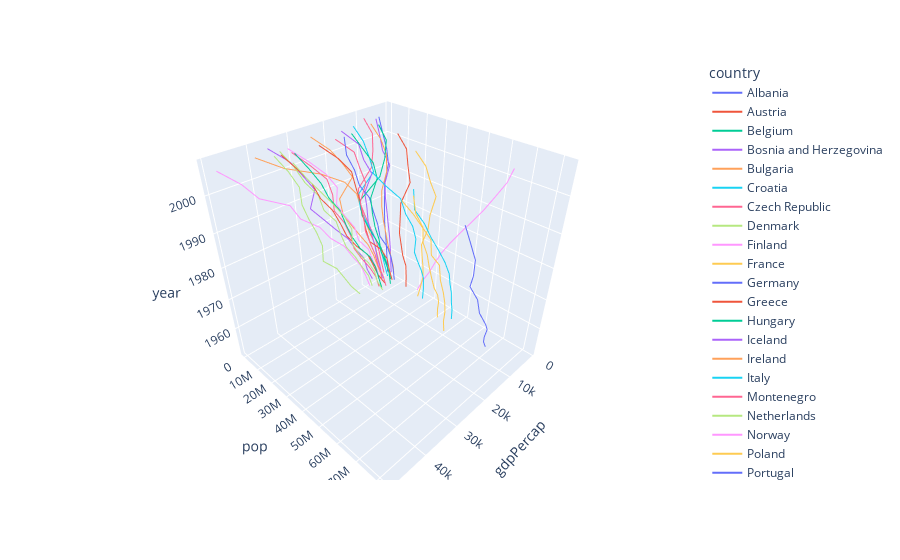

Source (notebook cell):
### Code cell
fig = px.line_3d(df, x="gdpPercap", y="pop", z="year", color='country')
fig.show()

### Figure 1 — Plotly figure (JSON) as saved in the notebook; plotly's stock layout.template omitted (floating-point values rounded to 4 significant figures)
{"data": [{"hovertemplate": "country=Albania<br>gdpPercap=%{x}<br>pop=%{y}<br>year=%{z}<extra></extra>", "legendgroup": "Albania", "line": {"color": "#636efa", "dash": "solid"}, "marker": {"symbol": "circle"}, "mode": "lines", "name": "Albania", "scene": "scene", "showlegend": true, "type": "scatter3d", "x": [1601.0, 1942.0, 2313.0, 2760.0, 3313.0, 3533.0, 3631.0, 3739.0, 2497.0, 3193.0, 4604.0, 5937.0], "y": [1282697, 1476505, 1728137, 1984060, 2263554, 2509048, 2780097, 3075321, 3326498, 3428038, 3508512, 3600523], "z": [1952, 1957, 1962, 1967, 1972, 1977, 1982, 1987, 1992, 1997, 2002, 2007]}, {"hovertemplate": "country=Austria<br>gdpPercap=%{x}<br>pop=%{y}<br>year=%{z}<extra></extra>", "legendgroup": "Austria", "line": {"color": "#EF553B", "dash": "solid"}, "marker": {"symbol": "circle"}, "mode": "lines", "name": "Austria", "scene": "scene", "showlegend": true, "type": "scatter3d", "x": [6137.0, 8843.0, 10750.0, 12830.0, 16660.0, 19750.0, 21600.0, 23690.0, 27040.0, 29100.0, 32420.0, 36130.0], "y": [6927772, 6965860, 7129864, 7376998, 7544201, 7568430, 7574613, 7578903, 7914969, 8069876, 8148312, 8199783], "z": [1952, 1957, 1962, 1967, 1972, 1977, 1982, 1987, 1992, 1997, 2002, 2007]}, {"hovertemplate": "country=Belgium<br>gdpPercap=%{x}<br>pop=%{y}<br>year=%{z}<extra></extra>", "legendgroup": "Belgium", "line": {"color": "#00cc96", "dash": "solid"}, "marker": {"symbol": "circle"}, "mode": "lines", "name": "Belgium", "scene": "scene", "showlegend": true, "type": "scatter3d", "x": [8343.0, 9715.0, 10990.0, 13150.0, 16670.0, 19120.0, 20980.0, 22530.0, 25580.0, 27560.0, 30490.0, 33690.0], "y": [8730405, 8989111, 9218400, 9556500, 9709100, 9821800, 9856303, 9870200, 10045622, 10199787, 10311970, 10392226], "z": [1952, 1957, 1962, 1967, 1972, 1977, 1982, 1987, 1992, 1997, 2002, 2007]}, {"hovertemplate": "country=Bosnia and Herzegovina<br>gdpPercap=%{x}<br>pop=%{y}<br>year=%{z}<extra></extra>", "legendgroup": "Bosnia and Herzegovina", "line": {"color": "#ab63fa", "dash": "solid"}, "marker": {"symbol": "circle"}, "mode": "lines", "name": "Bosnia and Herzegovina", "scene": "scene", "showlegend": true, "type": "scatter3d", "x": [973.5, 1354.0, 1710.0, 2172.0, 2860.0, 3528.0, 4127.0, 4314.0, 2547.0, 4766.0, 6019.0, 7446.0], "y": [2791000, 3076000, 3349000, 3585000, 3819000, 4086000, 4172693, 4338977, 4256013, 3607000, 4165416, 4552198], "z": [1952, 1957, 1962, 1967, 1972, 1977, 1982, 1987, 1992, 1997, 2002, 2007]}, {"hovertemplate": "country=Bulgaria<br>gdpPercap=%{x}<br>pop=%{y}<br>year=%{z}<extra></extra>", "legendgroup": "Bulgaria", "line": {"color": "#FFA15A", "dash": "solid"}, "marker": {"symbol": "circle"}, "mode": "lines", "name": "Bulgaria", "scene": "scene", "showlegend": true, "type": "scatter3d", "x": [2444.0, 3009.0, 4254.0, 5577.0, 6597.0, 7612.0, 8224.0, 8240.0, 6303.0, 5970.0, 7697.0, 10680.0], "y": [7274900, 7651254, 8012946, 8310226, 8576200, 8797022, 8892098, 8971958, 8658506, 8066057, 7661799, 7322858], "z": [1952, 1957, 1962, 1967, 1972, 1977, 1982, 1987, 1992, 1997, 2002, 2007]}, {"hovertemplate": "country=Croatia<br>gdpPercap=%{x}<br>pop=%{y}<br>year=%{z}<extra></extra>", "legendgroup": "Croatia", "line": {"color": "#19d3f3", "dash": "solid"}, "marker": {"symbol": "circle"}, "mode": "lines", "name": "Croatia", "scene": "scene", "showlegend": true, "type": "scatter3d", "x": [3119.0, 4338.0, 5478.0, 6960.0, 9164.0, 11310.0, 13220.0, 13820.0, 8448.0, 9876.0, 11630.0, 14620.0], "y": [3882229, 3991242, 4076557, 4174366, 4225310, 4318673, 4413368, 4484310, 4494013, 4444595, 4481020, 4493312], "z": [1952, 1957, 1962, 1967, 1972, 1977, 1982, 1987, 1992, 1997, 2002, 2007]}, {"hovertemplate": "country=Czech Republic<br>gdpPercap=%{x}<br>pop=%{y}<br>year=%{z}<extra></extra>", "legendgroup": "Czech Republic", "line": {"color": "#FF6692", "dash": "solid"}, "marker": {"symbol": "circle"}, "mode": "lines", "name": "Czech Republic", "scene": "scene", "showlegend": true, "type": "scatter3d", "x": [6876.0, 8256.0, 10140.0, 11400.0, 13110.0, 14800.0, 15380.0, 16310.0, 14300.0, 16050.0, 17600.0, 22830.0], "y": [9125183, 9513758, 9620282, 9835109, 9862158, 10161915, 10303704, 10311597, 10315702, 10300707, 10256295, 10228744], "z": [1952, 1957, 1962, 1967, 1972, 1977, 1982, 1987, 1992, 1997, 2002, 2007]}, {"hovertemplate": "country=Denmark<br>gdpPercap=%{x}<br>pop=%{y}<br>year=%{z}<extra></extra>", "legendgroup": "Denmark", "line": {"color": "#B6E880", "dash": "solid"}, "marker": {"symbol": "circle"}, "mode": "lines", "name": "Denmark", "scene": "scene", "showlegend": true, "type": "scatter3d", "x": [9692.0, 11100.0, 13580.0, 15940.0, 18870.0, 20420.0, 21690.0, 25120.0, 26410.0, 29800.0, 32170.0, 35280.0], "y": [4334000, 4487831, 4646899, 4838800, 4991596, 5088419, 5117810, 5127024, 5171393, 5283663, 5374693, 5468120], "z": [1952, 1957, 1962, 1967, 1972, 1977, 1982, 1987, 1992, 1997, 2002, 2007]}, {"hovertemplate": "country=Finland<br>gdpPercap=%{x}<br>pop=%{y}<br>year=%{z}<extra></extra>", "legendgroup": "Finland", "line": {"color": "#FF97FF", "dash": "solid"}, "marker": {"symbol": "circle"}, "mode": "lines", "name": "Finland", "scene": "scene", "showlegend": true, "type": "scatter3d", "x": [6425.0, 7545.0, 9372.0, 10920.0, 14360.0, 15610.0, 18530.0, 21140.0, 20650.0, 23720.0, 28200.0, 33210.0], "y": [4090500, 4324000, 4491443, 4605744, 4639657, 4738902, 4826933, 4931729, 5041039, 5134406, 5193039, 5238460], "z": [1952, 1957, 1962, 1967, 1972, 1977, 1982, 1987, 1992, 1997, 2002, 2007]}, {"hovertemplate": "country=France<br>gdpPercap=%{x}<br>pop=%{y}<br>year=%{z}<extra></extra>", "legendgroup": "France", "line": {"color": "#FECB52", "dash": "solid"}, "marker": {"symbol": "circle"}, "mode": "lines", "name": "France", "scene": "scene", "showlegend": true, "type": "scatter3d", "x": [7030.0, 8663.0, 10560.0, 13000.0, 16110.0, 18290.0, 20290.0, 22070.0, 24700.0, 25890.0, 28930.0, 30470.0], "y": [42459667, 44310863, 47124000, 49569000, 51732000, 53165019, 54433565, 55630100, 57374179, 58623428, 59925035, 61083916], "z": [1952, 1957, 1962, 1967, 1972, 1977, 1982, 1987, 1992, 1997, 2002, 2007]}, {"hovertemplate": "country=Germany<br>gdpPercap=%{x}<br>pop=%{y}<br>year=%{z}<extra></extra>", "legendgroup": "Germany", "line": {"color": "#636efa", "dash": "solid"}, "marker": {"symbol": "circle"}, "mode": "lines", "name": "Germany", "scene": "scene", "showlegend": true, "type": "scatter3d", "x": [7144.0, 10190.0, 12900.0, 14750.0, 18020.0, 20510.0, 22030.0, 24640.0, 26510.0, 27790.0, 30040.0, 32170.0], "y": [69145952, 71019069, 73739117, 76368453, 78717088, 78160773, 78335266, 77718298, 80597764, 82011073, 82350671, 82400996], "z": [1952, 1957, 1962, 1967, 1972, 1977, 1982, 1987, 1992, 1997, 2002, 2007]}, {"hovertemplate": "country=Greece<br>gdpPercap=%{x}<br>pop=%{y}<br>year=%{z}<extra></extra>", "legendgroup": "Greece", "line": {"color": "#EF553B", "dash": "solid"}, "marker": {"symbol": "circle"}, "mode": "lines", "name": "Greece", "scene": "scene", "showlegend": true, "type": "scatter3d", "x": [3531.0, 4916.0, 6017.0, 8513.0, 12720.0, 14200.0, 15270.0, 16120.0, 17540.0, 18750.0, 22510.0, 27540.0], "y": [7733250, 8096218, 8448233, 8716441, 8888628, 9308479, 9786480, 9974490, 10325429, 10502372, 10603863, 10706290], "z": [1952, 1957, 1962, 1967, 1972, 1977, 1982, 1987, 1992, 1997, 2002, 2007]}, {"hovertemplate": "country=Hungary<br>gdpPercap=%{x}<br>pop=%{y}<br>year=%{z}<extra></extra>", "legendgroup": "Hungary", "line": {"color": "#00cc96", "dash": "solid"}, "marker": {"symbol": "circle"}, "mode": "lines", "name": "Hungary", "scene": "scene", "showlegend": true, "type": "scatter3d", "x": [5264.0, 6040.0, 7550.0, 9327.0, 10170.0, 11670.0, 12550.0, 12990.0, 10540.0, 11710.0, 14840.0, 18010.0], "y": [9504000, 9839000, 10063000, 10223422, 10394091, 10637171, 10705535, 10612740, 10348684, 10244684, 10083313, 9956108], "z": [1952, 1957, 1962, 1967, 1972, 1977, 1982, 1987, 1992, 1997, 2002, 2007]}, {"hovertemplate": "country=Iceland<br>gdpPercap=%{x}<br>pop=%{y}<br>year=%{z}<extra></extra>", "legendgroup": "Iceland", "line": {"color": "#ab63fa", "dash": "solid"}, "marker": {"symbol": "circle"}, "mode": "lines", "name": "Iceland", "scene": "scene", "showlegend": true, "type": "scatter3d", "x": [7268.0, 9244.0, 10350.0, 13320.0, 15800.0, 19650.0, 23270.0, 26920.0, 25140.0, 28060.0, 31160.0, 36180.0], "y": [147962, 165110, 182053, 198676, 209275, 221823, 233997, 244676, 259012, 271192, 288030, 301931], "z": [1952, 1957, 1962, 1967, 1972, 1977, 1982, 1987, 1992, 1997, 2002, 2007]}, {"hovertemplate": "country=Ireland<br>gdpPercap=%{x}<br>pop=%{y}<br>year=%{z}<extra></extra>", "legendgroup": "Ireland", "line": {"color": "#FFA15A", "dash": "solid"}, "marker": {"symbol": "circle"}, "mode": "lines", "name": "Ireland", "scene": "scene", "showlegend": true, "type": "scatter3d", "x": [5210.0, 5599.0, 6632.0, 7656.0, 9531.0, 11150.0, 12620.0, 13870.0, 17560.0, 24520.0, 34080.0, 40680.0], "y": [2952156, 2878220, 2830000, 2900100, 3024400, 3271900, 3480000, 3539900, 3557761, 3667233, 3879155, 4109086], "z": [1952, 1957, 1962, 1967, 1972, 1977, 1982, 1987, 1992, 1997, 2002, 2007]}, {"hovertemplate": "country=Italy<br>gdpPercap=%{x}<br>pop=%{y}<br>year=%{z}<extra></extra>", "legendgroup": "Italy", "line": {"color": "#19d3f3", "dash": "solid"}, "marker": {"symbol": "circle"}, "mode": "lines", "name": "Italy", "scene": "scene", "showlegend": true, "type": "scatter3d", "x": [4931.0, 6249.0, 8244.0, 10020.0, 12270.0, 14260.0, 16540.0, 19210.0, 22010.0, 24680.0, 27970.0, 28570.0], "y": [47666000, 49182000, 50843200, 52667100, 54365564, 56059245, 56535636, 56729703, 56840847, 57479469, 57926999, 58147733], "z": [1952, 1957, 1962, 1967, 1972, 1977, 1982, 1987, 1992, 1997, 2002, 2007]}, {"hovertemplate": "country=Montenegro<br>gdpPercap=%{x}<br>pop=%{y}<br>year=%{z}<extra></extra>", "legendgroup": "Montenegro", "line": {"color": "#FF6692", "dash": "solid"}, "marker": {"symbol": "circle"}, "mode": "lines", "name": "Montenegro", "scene": "scene", "showlegend": true, "type": "scatter3d", "x": [2648.0, 3682.0, 4650.0, 5908.0, 7778.0, 9596.0, 11220.0, 11730.0, 7003.0, 6466.0, 6557.0, 9254.0], "y": [413834, 442829, 474528, 501035, 527678, 560073, 562548, 569473, 621621, 692651, 720230, 684736], "z": [1952, 1957, 1962, 1967, 1972, 1977, 1982, 1987, 1992, 1997, 2002, 2007]}, {"hovertemplate": "country=Netherlands<br>gdpPercap=%{x}<br>pop=%{y}<br>year=%{z}<extra></extra>", "legendgroup": "Netherlands", "line": {"color": "#B6E880", "dash": "solid"}, "marker": {"symbol": "circle"}, "mode": "lines", "name": "Netherlands", "scene": "scene", "showlegend": true, "type": "scatter3d", "x": [8942.0, 11280.0, 12790.0, 15360.0, 18790.0, 21210.0, 21400.0, 23650.0, 26790.0, 30250.0, 33720.0, 36800.0], "y": [10381988, 11026383, 11805689, 12596822, 13329874, 13852989, 14310401, 14665278, 15174244, 15604464, 16122830, 16570613], "z": [1952, 1957, 1962, 1967, 1972, 1977, 1982, 1987, 1992, 1997, 2002, 2007]}, {"hovertemplate": "country=Norway<br>gdpPercap=%{x}<br>pop=%{y}<br>year=%{z}<extra></extra>", "legendgroup": "Norway", "line": {"color": "#FF97FF", "dash": "solid"}, "marker": {"symbol": "circle"}, "mode": "lines", "name": "Norway", "scene": "scene", "showlegend": true, "type": "scatter3d", "x": [10100.0, 11650.0, 13450.0, 16360.0, 18970.0, 23310.0, 26300.0, 31540.0, 33970.0, 41280.0, 44680.0, 49360.0], "y": [3327728, 3491938, 3638919, 3786019, 3933004, 4043205, 4114787, 4186147, 4286357, 4405672, 4535591, 4627926], "z": [1952, 1957, 1962, 1967, 1972, 1977, 1982, 1987, 1992, 1997, 2002, 2007]}, {"hovertemplate": "country=Poland<br>gdpPercap=%{x}<br>pop=%{y}<br>year=%{z}<extra></extra>", "legendgroup": "Poland", "line": {"color": "#FECB52", "dash": "solid"}, "marker": {"symbol": "circle"}, "mode": "lines", "name": "Poland", "scene": "scene", "showlegend": true, "type": "scatter3d", "x": [4029.0, 4734.0, 5339.0, 6557.0, 8007.0, 9508.0, 8452.0, 9082.0, 7739.0, 10160.0, 12000.0, 15390.0], "y": [25730551, 28235346, 30329617, 31785378, 33039545, 34621254, 36227381, 37740710, 38370697, 38654957, 38625976, 38518241], "z": [1952, 1957, 1962, 1967, 1972, 1977, 1982, 1987, 1992, 1997, 2002, 2007]}, {"hovertemplate": "country=Portugal<br>gdpPercap=%{x}<br>pop=%{y}<br>year=%{z}<extra></extra>", "legendgroup": "Portugal", "line": {"color": "#636efa", "dash": "solid"}, "marker": {"symbol": "circle"}, "mode": "lines", "name": "Portugal", "scene": "scene", "showlegend": true, "type": "scatter3d", "x": [3068.0, 3775.0, 4728.0, 6362.0, 9022.0, 10170.0, 11750.0, 13040.0, 16210.0, 17640.0, 19970.0, 20510.0], "y": [8526050, 8817650, 9019800, 9103000, 8970450, 9662600, 9859650, 9915289, 9927680, 10156415, 10433867, 10642836], "z": [1952, 1957, 1962, 1967, 1972, 1977, 1982, 1987, 1992, 1997, 2002, 2007]}, {"hovertemplate": "country=Romania<br>gdpPercap=%{x}<br>pop=%{y}<br>year=%{z}<extra></extra>", "legendgroup": "Romania", "line": {"color": "#EF553B", "dash": "solid"}, "marker": {"symbol": "circle"}, "mode": "lines", "name": "Romania", "scene": "scene", "showlegend": true, "type": "scatter3d", "x": [3145.0, 3943.0, 4735.0, 6471.0, 8011.0, 9356.0, 9605.0, 9696.0, 6598.0, 7347.0, 7885.0, 10810.0], "y": [16630000, 17829327, 18680721, 19284814, 20662648, 21658597, 22356726, 22686371, 22797027, 22562458, 22404337, 22276056], "z": [1952, 1957, 1962, 1967, 1972, 1977, 1982, 1987, 1992, 1997, 2002, 2007]}, {"hovertemplate": "country=Serbia<br>gdpPercap=%{x}<br>pop=%{y}<br>year=%{z}<extra></extra>", "legendgroup": "Serbia", "line": {"color": "#00cc96", "dash": "solid"}, "marker": {"symbol": "circle"}, "mode": "lines", "name": "Serbia", "scene": "scene", "showlegend": true, "type": "scatter3d", "x": [3581.0, 4981.0, 6290.0, 7992.0, 10520.0, 12980.0, 15180.0, 15870.0, 9325.0, 7914.0, 7236.0, 9787.0], "y": [6860147, 7271135, 7616060, 7971222, 8313288, 8686367, 9032824, 9230783, 9826397, 10336594, 10111559, 10150265], "z": [1952, 1957, 1962, 1967, 1972, 1977, 1982, 1987, 1992, 1997, 2002, 2007]}, {"hovertemplate": "country=Slovak Republic<br>gdpPercap=%{x}<br>pop=%{y}<br>year=%{z}<extra></extra>", "legendgroup": "Slovak Republic", "line": {"color": "#ab63fa", "dash": "solid"}, "marker": {"symbol": "circle"}, "mode": "lines", "name": "Slovak Republic", "scene": "scene", "showlegend": true, "type": "scatter3d", "x": [5075.0, 6093.0, 7481.0, 8413.0, 9674.0, 10920.0, 11350.0, 12040.0, 9498.0, 12130.0, 13640.0, 18680.0], "y": [3558137, 3844277, 4237384, 4442238, 4593433, 4827803, 5048043, 5199318, 5302888, 5383010, 5410052, 5447502], "z": [1952, 1957, 1962, 1967, 1972, 1977, 1982, 1987, 1992, 1997, 2002, 2007]}, {"hovertemplate": "country=Slovenia<br>gdpPercap=%{x}<br>pop=%{y}<br>year=%{z}<extra></extra>", "legendgroup": "Slovenia", "line": {"color": "#FFA15A", "dash": "solid"}, "marker": {"symbol": "circle"}, "mode": "lines", "name": "Slovenia", "scene": "scene", "showlegend": true, "type": "scatter3d", "x": [4215.0, 5862.0, 7402.0, 9405.0, 12380.0, 15280.0, 17870.0, 18680.0, 14210.0, 17160.0, 20660.0, 25770.0], "y": [1489518, 1533070, 1582962, 1646912, 1694510, 1746919, 1861252, 1945870, 1999210, 2011612, 2011497, 2009245], "z": [1952, 1957, 1962, 1967, 1972, 1977, 1982, 1987, 1992, 1997, 2002, 2007]}, {"hovertemplate": "country=Spain<br>gdpPercap=%{x}<br>pop=%{y}<br>year=%{z}<extra></extra>", "legendgroup": "Spain", "line": {"color": "#19d3f3", "dash": "solid"}, "marker": {"symbol": "circle"}, "mode": "lines", "name": "Spain", "scene": "scene", "showlegend": true, "type": "scatter3d", "x": [3834.0, 4565.0, 5694.0, 7994.0, 10640.0, 13240.0, 13930.0, 15760.0, 18600.0, 20450.0, 24840.0, 28820.0], "y": [28549870, 29841614, 31158061, 32850275, 34513161, 36439000, 37983310, 38880702, 39549438, 39855442, 40152517, 40448191], "z": [1952, 1957, 1962, 1967, 1972, 1977, 1982, 1987, 1992, 1997, 2002, 2007]}, {"hovertemplate": "country=Sweden<br>gdpPercap=%{x}<br>pop=%{y}<br>year=%{z}<extra></extra>", "legendgroup": "Sweden", "line": {"color": "#FF6692", "dash": "solid"}, "marker": {"symbol": "circle"}, "mode": "lines", "name": "Sweden", "scene": "scene", "showlegend": true, "type": "scatter3d", "x": [8528.0, 9912.0, 12330.0, 15260.0, 17830.0, 18860.0, 20670.0, 23590.0, 23880.0, 25270.0, 29340.0, 33860.0], "y": [7124673, 7363802, 7561588, 7867931, 8122293, 8251648, 8325260, 8421403, 8718867, 8897619, 8954175, 9031088], "z": [1952, 1957, 1962, 1967, 1972, 1977, 1982, 1987, 1992, 1997, 2002, 2007]}, {"hovertemplate": "country=Switzerland<br>gdpPercap=%{x}<br>pop=%{y}<br>year=%{z}<extra></extra>", "legendgroup": "Switzerland", "line": {"color": "#B6E880", "dash": "solid"}, "marker": {"symbol": "circle"}, "mode": "lines", "name": "Switzerland", "scene": "scene", "showlegend": true, "type": "scatter3d", "x": [14730.0, 17910.0, 20430.0, 22970.0, 27200.0, 26980.0, 28400.0, 30280.0, 31870.0, 32140.0, 34480.0, 37510.0], "y": [4815000, 5126000, 5666000, 6063000, 6401400, 6316424, 6468126, 6649942, 6995447, 7193761, 7361757, 7554661], "z": [1952, 1957, 1962, 1967, 1972, 1977, 1982, 1987, 1992, 1997, 2002, 2007]}, {"hovertemplate": "country=Turkey<br>gdpPercap=%{x}<br>pop=%{y}<br>year=%{z}<extra></extra>", "legendgroup": "Turkey", "line": {"color": "#FF97FF", "dash": "solid"}, "marker": {"symbol": "circle"}, "mode": "lines", "name": "Turkey", "scene": "scene", "showlegend": true, "type": "scatter3d", "x": [1969.0, 2219.0, 2323.0, 2826.0, 3451.0, 4269.0, 4241.0, 5089.0, 5678.0, 6601.0, 6508.0, 8458.0], "y": [22235677, 25670939, 29788695, 33411317, 37492953, 42404033, 47328791, 52881328, 58179144, 63047647, 67308928, 71158647], "z": [1952, 1957, 1962, 1967, 1972, 1977, 1982, 1987, 1992, 1997, 2002, 2007]}, {"hovertemplate": "country=United Kingdom<br>gdpPercap=%{x}<br>pop=%{y}<br>year=%{z}<extra></extra>", "legendgroup": "United Kingdom", "line": {"color": "#FECB52", "dash": "solid"}, "marker": {"symbol": "circle"}, "mode": "lines", "name": "United Kingdom", "scene": "scene", "showlegend": true, "type": "scatter3d", "x": [9980.0, 11280.0, 12480.0, 14140.0, 15900.0, 17430.0, 18230.0, 21660.0, 22710.0, 26070.0, 29480.0, 33200.0], "y": [50430000, 51430000, 53292000, 54959000, 56079000, 56179000, 56339704, 56981620, 57866349, 58808266, 59912431, 60776238], "z": [1952, 1957, 1962, 1967, 1972, 1977, 1982, 1987, 1992, 1997, 2002, 2007]}], "layout": {"legend": {"title": {"text": "country"}, "tracegroupgap": 0}, "margin": {"t": 60}, "scene": {"domain": {"x": [0, 1], "y": [0, 1]}, "xaxis": {"title": {"text": "gdpPercap"}}, "yaxis": {"title": {"text": "pop"}}, "zaxis": {"title": {"text": "year"}}}}}
